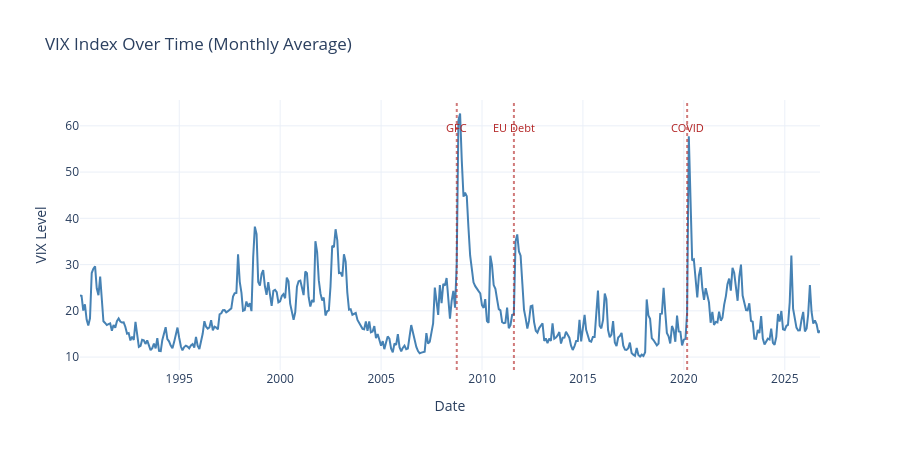

Source (notebook cell):
### Code cell
# VIX Index
# Pulled from a public GitHub dataset maintained by the datasets organisation.
# We resample to monthly frequency to reduce noise in the visualisation.

vix_url = "https://raw.githubusercontent.com/datasets/finance-vix/main/data/vix-daily.csv"
vix = pd.read_csv(vix_url)
vix['DATE'] = pd.to_datetime(vix['DATE'])
vix_monthly = vix.resample('ME', on='DATE').mean().reset_index()

fig_vix = go.Figure()

fig_vix.add_trace(go.Scatter(
    x=vix_monthly['DATE'],
    y=vix_monthly['CLOSE'],
    mode='lines',
    name='VIX (monthly avg)',
    line=dict(color='steelblue'),
    hovertemplate='%{x|%b %Y}<br>VIX: %{y:.1f}<extra></extra>'
))

# Annotate key stress periods for context
for event, date, position in [
    ('GFC',        '2008-10-01', 'top left'),
    ('EU Debt',    '2011-08-01', 'top right'),
    ('COVID',      '2020-03-01', 'top left'),
]:
    fig_vix.add_vline(
        x=date, line_dash='dot',
        line_color='firebrick', opacity=0.6
    )
    fig_vix.add_annotation(
        x=date, y=vix_monthly['CLOSE'].max() * 0.95,
        text=event, showarrow=False,
        font=dict(color='firebrick', size=11)
    )

fig_vix.update_layout(
    title='VIX Index Over Time (Monthly Average)',
    xaxis_title='Date',
    yaxis_title='VIX Level',
    hovermode='x unified',
    template='plotly_white',
    height=450
)

fig_vix.show()

### Figure 1 — Plotly figure (JSON) as saved in the notebook; plotly's stock layout.template omitted (floating-point values rounded to 4 significant figures; data arrays with more than 128 entries replaced by an {"elided": "..."} marker saying what was removed)
{"data": [{"hovertemplate": "%{x|%b %Y}<br>VIX: %{y:.1f}<extra></extra>", "line": {"color": "steelblue"}, "mode": "lines", "name": "VIX (monthly avg)", "type": "scatter", "x": {"elided": "441 str values"}, "y": {"elided": "441 float values"}}], "layout": {"annotations": [{"font": {"color": "firebrick", "size": 11}, "showarrow": false, "text": "GFC", "x": "2008-10-01", "y": 59.54}, {"font": {"color": "firebrick", "size": 11}, "showarrow": false, "text": "EU Debt", "x": "2011-08-01", "y": 59.54}, {"font": {"color": "firebrick", "size": 11}, "showarrow": false, "text": "COVID", "x": "2020-03-01", "y": 59.54}], "height": 450, "hovermode": "x unified", "shapes": [{"line": {"color": "firebrick", "dash": "dot"}, "opacity": 0.6, "type": "line", "x0": "2008-10-01", "x1": "2008-10-01", "xref": "x", "y0": 0, "y1": 1, "yref": "y domain"}, {"line": {"color": "firebrick", "dash": "dot"}, "opacity": 0.6, "type": "line", "x0": "2011-08-01", "x1": "2011-08-01", "xref": "x", "y0": 0, "y1": 1, "yref": "y domain"}, {"line": {"color": "firebrick", "dash": "dot"}, "opacity": 0.6, "type": "line", "x0": "2020-03-01", "x1": "2020-03-01", "xref": "x", "y0": 0, "y1": 1, "yref": "y domain"}], "title": {"text": "VIX Index Over Time (Monthly Average)"}, "xaxis": {"title": {"text": "Date"}}, "yaxis": {"title": {"text": "VIX Level"}}}}
